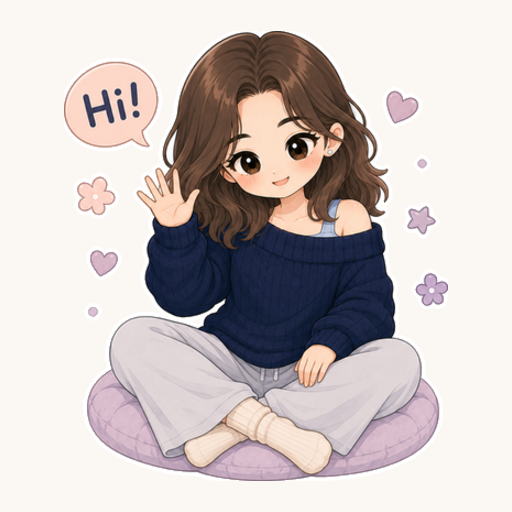
#> input picture assets/characters/kelly-hi.png, 512 x 512 px
$ python prepare_brand.py
#> lines starting #> are read from the running program, lines starting #| are printed output that depends on the picture
"""Encode website-size PNG/ICO assets from Kelly's supplied Hi character.

Only size and encoding change; the original artwork and cream background remain.
"""
from pathlib import Path

from PIL import Image

ROOT = Path(__file__).resolve().parents[1]
BRAND = ROOT / "assets/brand"


def main():
    with Image.open(ROOT / "assets/characters/kelly-hi.png") as source:
#> source is the input picture: PIL image 512x512 RGBA; mean R, G, B, A 203.7, 194.6, 192.9, 255
        if source.width != source.height:
            raise ValueError("The character source must be square")
        image = source.convert("RGBA")
    BRAND.mkdir(parents=True, exist_ok=True)
    image.resize((128, 128), Image.Resampling.LANCZOS).save(
        BRAND / "kelly-character-v4.png", optimize=True)
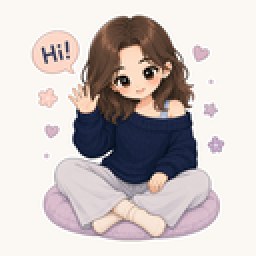
#> saved as kelly-character-v4.png: PIL image 128x128 RGBA (shown 2 times larger); mean R, G, B, A 203.5, 194.5, 192.8, 255
    for size in (16, 32, 48, 180, 192):
        image.resize((size, size), Image.Resampling.LANCZOS).save(
            BRAND / f"favicon-{size}-v4.png", optimize=True)
#> this loop made 5 passes
#> pass 1, in main, `image.resize((size, size), Image.Resampling.LANCZOS).save( BRAND / f"f..`:
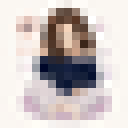
#> saved as favicon-16-v4.png: PIL image 16x16 RGBA (shown 8 times larger); mean R, G, B, A 203.4, 194.5, 192.8, 255
#> pass 2, in main, `image.resize((size, size), Image.Resampling.LANCZOS).save( BRAND / f"f..`:
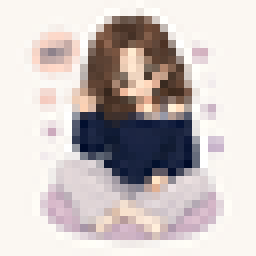
#> saved as favicon-32-v4.png: PIL image 32x32 RGBA (shown 8 times larger); mean R, G, B, A 203.4, 194.5, 192.8, 255
    image.resize((256, 256), Image.Resampling.LANCZOS).save(BRAND / "favicon-v4.ico", format="ICO",
                   sizes=[(16, 16), (32, 32), (48, 48)])
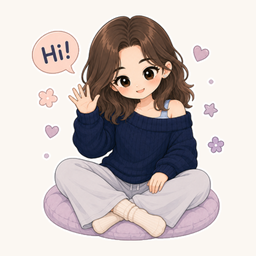
#> saved as favicon-v4.ico: PIL image 256x256 RGBA; mean R, G, B, A 203.6, 194.5, 192.8, 255
    (ROOT / "favicon.ico").write_bytes((BRAND / "favicon-v4.ico").read_bytes())
    print("Prepared Kelly character header and browser icons")


if __name__ == "__main__":
    main()
